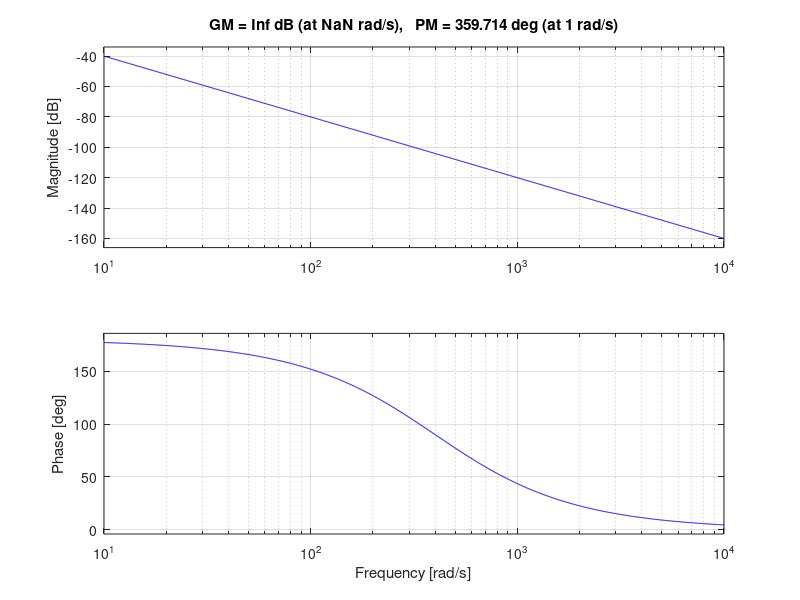
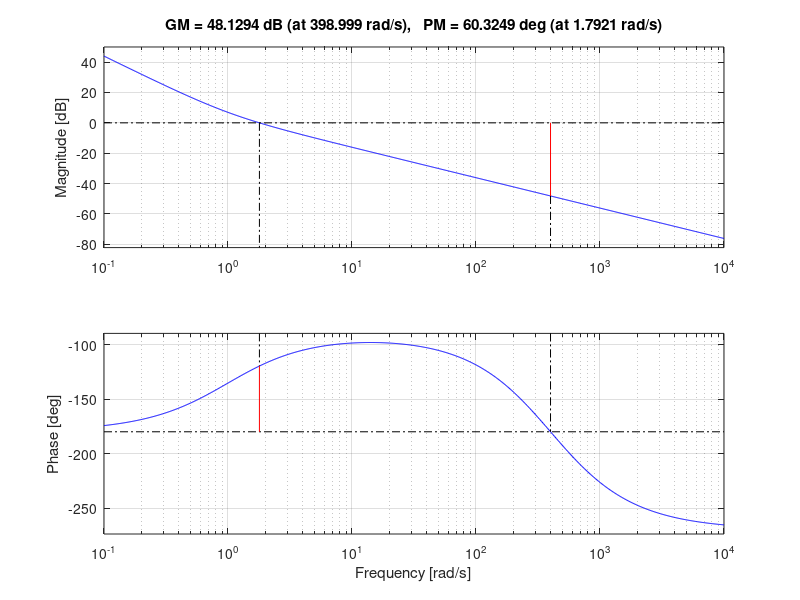

Write MATLAB code to recreate these figures, in order.
clear all;close all;clc;
Ts=10e-3;
s=tf([1 0],[1]);
P=((s+10)*(1-(Ts/4)*s))/((s*(s+1))*((1+(Ts/4)*s)));
C=((s+1))/(s*(s+10));
PC=minreal(P*C);

S=minreal(1/(1+PC));
T=minreal(1-S);
PS=minreal(P*S) ;
CS=minreal(C*S);

nc = (s+1);
dc = 1;
L_ = PC*nc/dc *db2mag(3.89);
L=PC;
figure()

margin(L); grid on
figure()
margin(L_);
grid on
